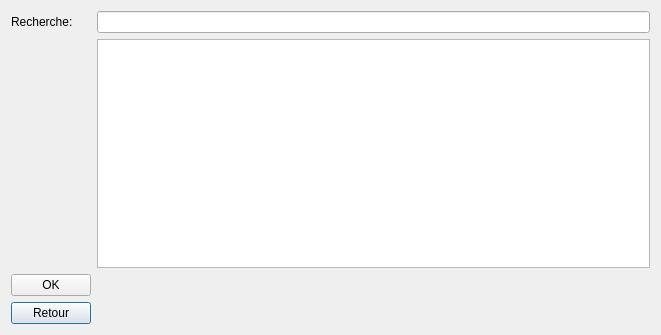
<?xml version="1.0" encoding="UTF-8"?>
<ui version="4.0">
 <class>fenetre_recherche</class>
 <widget class="QDialog" name="fenetre_recherche">
  <property name="geometry">
   <rect>
    <x>0</x>
    <y>0</y>
    <width>661</width>
    <height>335</height>
   </rect>
  </property>
  <property name="windowTitle">
   <string>Recherche</string>
  </property>
  <layout class="QGridLayout" name="gridLayout_2">
   <item row="0" column="1">
    <widget class="QLineEdit" name="barre_recherche"/>
   </item>
   <item row="3" column="0">
    <widget class="QPushButton" name="retour">
     <property name="text">
      <string>Retour</string>
     </property>
    </widget>
   </item>
   <item row="0" column="3">
    <layout class="QGridLayout" name="gridLayout"/>
   </item>
   <item row="0" column="0">
    <widget class="QLabel" name="label">
     <property name="text">
      <string>Recherche:</string>
     </property>
    </widget>
   </item>
   <item row="1" column="1">
    <widget class="QTextEdit" name="resultat"/>
   </item>
   <item row="2" column="0">
    <widget class="QPushButton" name="ok">
     <property name="text">
      <string>OK</string>
     </property>
    </widget>
   </item>
  </layout>
 </widget>
 <resources/>
 <connections/>
</ui>
